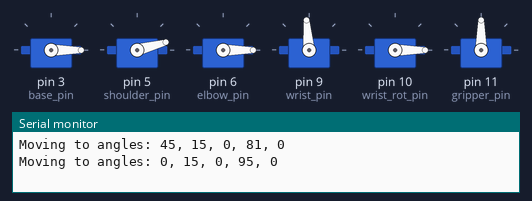
A sketch run on a simulated Arduino Uno, built with avr-gcc and run on an emulated ATmega328P. Shown: 6 × servo, the last lines printed to the serial monitor.

Above: at 1.05 s.
At 2.55 s:
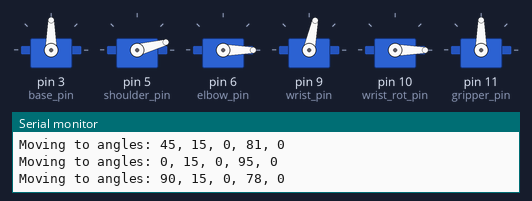
At 4.05 s:
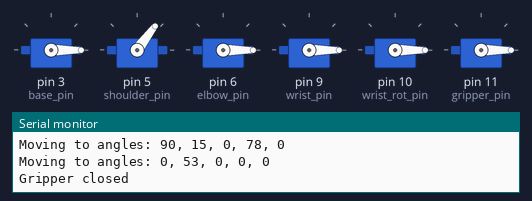
At 6.0 s:
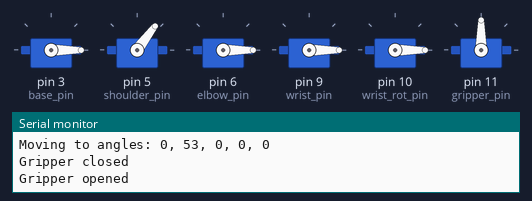
Timing chart, 0 to 7.5 s (numbered marks = the images above):
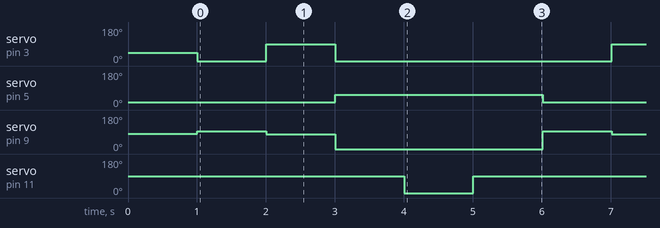

Measured:
- by itself, servo on pin 3 (base_pin): repeats every 5.0 s: 90° 1.0 s, 0° 4.0 s
- by itself, servo on pin 5 (shoulder_pin): alternates 53° for 3.0 s and 15° for 2.0 s
- by itself, servo on pin 9 (wrist_pin): repeats every 5.0 s: 78° 1.0 s, 0° 3.0 s, 95° 1.0 s
- by itself, servo on pin 11 (gripper_pin): alternates 90° for 4.0 s and 0° for 1.0 s

The sketch:

IK_Robota.ino
```cpp
#include <Servo.h>

// Robot arm dimensions (mm)
const float L1 = 200;   // Base to shoulder height
const float L2 = 100;   // Shoulder to elbow length
const float L3 = 50;    // Elbow to wrist length
const float L4 = 105;   // Wrist to gripper length

// Servo objects
Servo servo_base;       // Joint 1 (Base rotation)
Servo servo_shoulder;   // Joint 2 (Shoulder)
Servo servo_elbow;      // Joint 3 (Elbow)
Servo servo_wrist;      // Joint 4 (Wrist pitch)
Servo servo_wrist_rot;  // Joint 5 (Wrist rotation)
Servo servo_gripper;    // Gripper

// Servo pins (adjust to your wiring)
const int base_pin = 3;
const int shoulder_pin = 5;
const int elbow_pin = 6;
const int wrist_pin = 9;
const int wrist_rot_pin = 10;
const int gripper_pin = 11;

// Servo angle limits (degrees - adjust for your servos)
const int base_min = 0, base_max = 180;
const int shoulder_min = 15, shoulder_max = 165;
const int elbow_min = 0, elbow_max = 180;
const int wrist_min = 0, wrist_max = 180;
const int wrist_rot_min = 0, wrist_rot_max = 180;
const int gripper_min = 0, gripper_max = 90; // 0=open, 90=closed

void setup() {
  Serial.begin(9600);

  // Attach servos to pins
  servo_base.attach(base_pin);
  servo_shoulder.attach(shoulder_pin);
  servo_elbow.attach(elbow_pin);
  servo_wrist.attach(wrist_pin);
  servo_wrist_rot.attach(wrist_rot_pin);
  servo_gripper.attach(gripper_pin);

  // Move to initial position
  moveToPosition(150, 150, 150, 0); // x, y, z, gripper angle
  delay(1000);
}

void loop() {
  // Example movement sequence
  moveToPosition(200, 0, 150, 0);   // Move right
  delay(1000);
  moveToPosition(0, 200, 150, 30);   // Move left with tilted gripper
  delay(1000);
  moveToPosition(0, 0, 300, 0);     // Move up
  delay(1000);
  closeGripper();
  delay(1000);
  openGripper();
  delay(1000);
}

// Inverse kinematics solver
bool inverseKinematics(float x, float y, float z, float gripper_angle, float angles[5]) {
  // Calculate theta1 (base rotation)
  angles[0] = atan2(y, x);

  // Calculate wrist center position
  float wx = x - L4 * cos(gripper_angle) * cos(angles[0]);
  float wy = y - L4 * cos(gripper_angle) * sin(angles[0]);
  float wz = z - L4 * sin(gripper_angle);

  // Calculate theta2 and theta3 (shoulder and elbow)
  float r = sqrt(wx*wx + wy*wy);
  float h = wz - L1;
  float D = sqrt(r*r + h*h);

  // Check if position is reachable
  if (D > (L2 + L3) || D < abs(L2 - L3)) {
    return false; // Unreachable position
  }

  // Calculate angles using law of cosines
  float alpha = atan2(h, r);
  float beta = acos((L2*L2 + D*D - L3*L3) / (2 * L2 * D));
  float gamma = acos((L2*L2 + L3*L3 - D*D) / (2 * L2 * L3));

  angles[1] = alpha + beta;               // Shoulder
  angles[2] = gamma - PI;                 // Elbow
  angles[3] = gripper_angle - angles[1] - angles[2]; // Wrist
  angles[4] = 0;                          // Wrist rotation (fixed)

  return true;
}

// Move servos to position (x,y,z) with gripper angle
void moveToPosition(float x, float y, float z, float gripper_angle) {
  float angles[5];

  if (inverseKinematics(x, y, z, gripper_angle * DEG_TO_RAD, angles)) {
    // Convert radians to degrees and constrain to servo limits
    int base_angle = constrain(angles[0] * RAD_TO_DEG, base_min, base_max);
    int shoulder_angle = constrain(angles[1] * RAD_TO_DEG, shoulder_min, shoulder_max);
    int elbow_angle = constrain(angles[2] * RAD_TO_DEG, elbow_min, elbow_max);
    int wrist_angle = constrain(angles[3] * RAD_TO_DEG, wrist_min, wrist_max);
    int wrist_rot_angle = constrain(angles[4] * RAD_TO_DEG, wrist_rot_min, wrist_rot_max);

    // Move servos
    servo_base.write(base_angle);
    servo_shoulder.write(shoulder_angle);
    servo_elbow.write(elbow_angle);
    servo_wrist.write(wrist_angle);
    servo_wrist_rot.write(wrist_rot_angle);

    Serial.print("Moving to angles: ");
    Serial.print(base_angle); Serial.print(", ");
    Serial.print(shoulder_angle); Serial.print(", ");
    Serial.print(elbow_angle); Serial.print(", ");
    Serial.print(wrist_angle); Serial.print(", ");
    Serial.println(wrist_rot_angle);
  } else {
    Serial.println("Position unreachable!");
  }
}

void openGripper() {
  servo_gripper.write(gripper_max);
  Serial.println("Gripper opened");
}

void closeGripper() {
  servo_gripper.write(gripper_min);
  Serial.println("Gripper closed");
}
```
